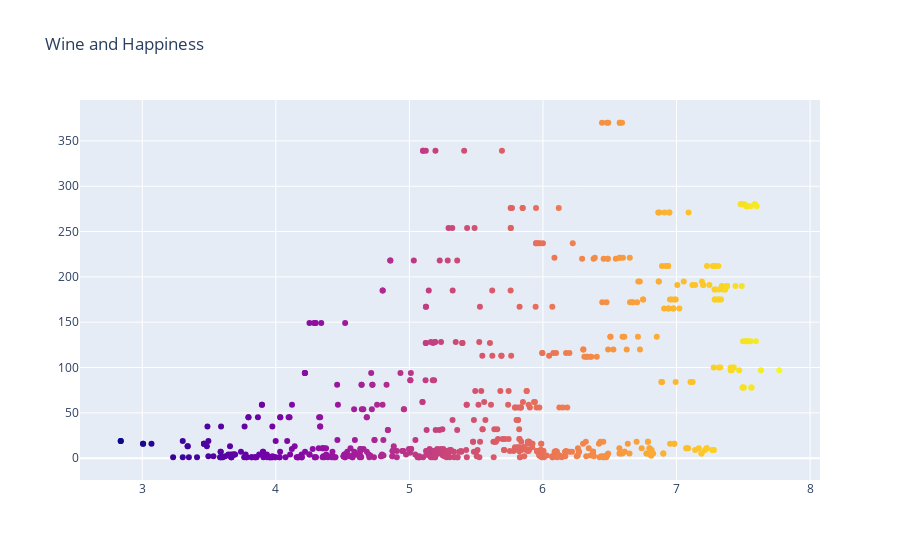

Notebook code for this chart:
### Code cell
import plotly.graph_objects as go

fig = go.Figure(data=go.Scatter(x=join_df['happiness_score'],
                                y=join_df['wine_percapita'],
                                mode='markers',
                                marker_color=join_df['happiness_score'],
                                text=join_df['country'])) # hover text goes here

fig.update_layout(title='Wine and Happiness')
fig.show()

### Figure 1 — Plotly figure (JSON) as saved in the notebook; plotly's stock layout.template omitted (floating-point values rounded to 4 significant figures; data arrays with more than 128 entries replaced by an {"elided": "..."} marker saying what was removed)
{"data": [{"marker": {"color": {"elided": "694 float values"}}, "mode": "markers", "text": {"elided": "694 str values"}, "type": "scatter", "x": {"elided": "694 float values"}, "y": {"elided": "694 int values"}}], "layout": {"autosize": true, "title": {"text": "Wine and Happiness"}, "xaxis": {"autorange": true, "range": [2.528, 8.08], "type": "linear"}, "yaxis": {"autorange": true, "range": [-26.03, 397.0], "type": "linear"}}}
